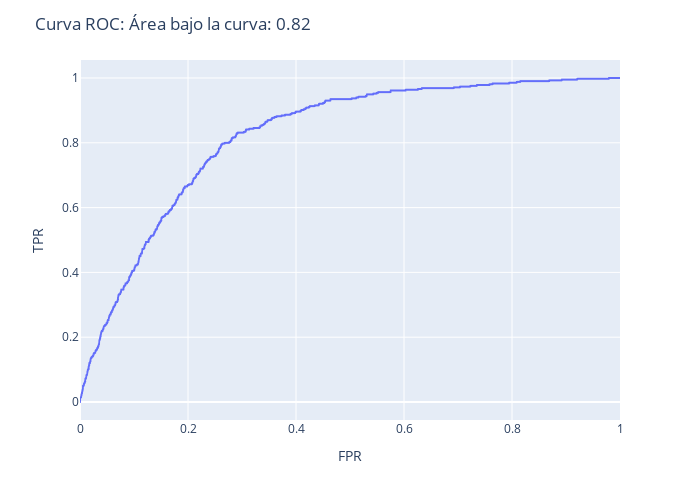

Source (notebook cell):
### Code cell
scores=bst.predict(Xtest, num_iteration=bst.best_iteration)
trues=list(Ytest) #Se usa de aqui en adelante

#Uso de "roc_curves()" para obtener "fpr","tpr":
fpr, tpr, thresholds = metrics.roc_curve(trues, scores, pos_label=1) #Pos_label: indica la etiqueta de la clase positiva

#Gráfico de curva ROC:
fig=px.line(x=fpr,y=tpr,labels={"y":"TPR","x":"FPR"})
fig.update_layout(height=500,width=700,title=f"Curva ROC: Área bajo la curva: {round(metrics.auc(fpr, tpr),2)}")
fig.show()

### Figure 1 — Plotly figure (JSON) as saved in the notebook; plotly's stock layout.template omitted (floating-point values rounded to 4 significant figures; data arrays with more than 128 entries replaced by an {"elided": "..."} marker saying what was removed)
{"data": [{"hovertemplate": "FPR=%{x}<br>TPR=%{y}<extra></extra>", "legendgroup": "", "line": {"color": "#636efa", "dash": "solid"}, "marker": {"symbol": "circle"}, "mode": "lines", "name": "", "showlegend": false, "type": "scattergl", "x": {"elided": "1641 float values"}, "xaxis": "x", "y": {"elided": "1641 float values"}, "yaxis": "y"}], "layout": {"height": 500, "legend": {"tracegroupgap": 0}, "margin": {"t": 60}, "title": {"text": "Curva ROC: Área bajo la curva: 0.82"}, "width": 700, "xaxis": {"anchor": "y", "domain": [0, 1], "title": {"text": "FPR"}}, "yaxis": {"anchor": "x", "domain": [0, 1], "title": {"text": "TPR"}}}}
